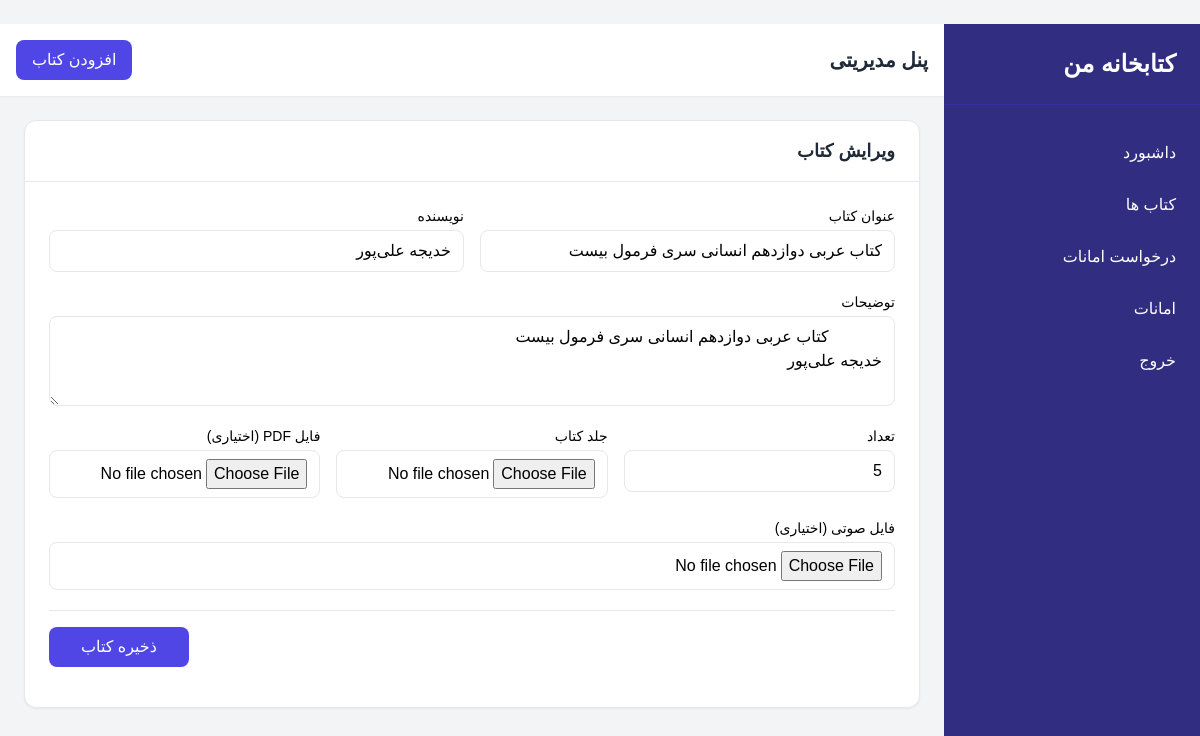
Screenshot of /admin/book/edit/9 (signed in) with the database file from the repository.
### Model/__init__.py (models this page shows)
class Books(Base):
    __tablename__ = "books"
    id = Column(Integer, primary_key=True)
    title = Column(String, nullable=False)
    author = Column(String, nullable=False)
    description = Column(String, nullable=False)
    front_cover = Column(String, nullable=False)
    pdf_url = Column(String, nullable=True)
    audio_url = Column(String, nullable=True)
    loans = relationship("Loans", back_populates="book")
    reviews = relationship("Review", back_populates="book")
    scores = relationship("Score", back_populates="book")
    total_copies = Column(Integer, nullable=False)
    creator_id = Column(Integer, ForeignKey("users.id"), nullable=False)
    creator = relationship("User", back_populates="books")
    is_disable = Column(Boolean, nullable=True, default=False)
    tags = relationship(
        "Tags",
        secondary=book_tags,
        back_populates="books",
        passive_deletes=True,
    )

### Controller/admin.py (the view)
@router.get("/book/edit/{book_id}")
async def edit_book(book_id:int,request: Request,session: Session = Depends(get_db)):
    book = session.get(Books,book_id)
    return templates.TemplateResponse("admin/book_edit.j2",{"request":request,"book":book})

### templates/admin/book_edit.j2
﻿{% extends 'admin/__layout.j2' %}
{% block body %}
    <div class="p-6">
        <div class="bg-white rounded-xl shadow-sm border border-gray-200 max-w-4xl mx-auto">
            <div class="border-b px-6 py-4">
                <h3 class="text-lg font-bold text-gray-800">
                    ویرایش کتاب
                </h3>
            </div>
            <form action="{{ url_for('edit_book_post',book_id = book.id) }}" method="post" enctype="multipart/form-data" class="p-6 space-y-5">
                <div class="grid grid-cols-1 md:grid-cols-2 gap-4">
                    {{ input("text","عنوان کتاب","title",value = book.title) }}
                    {{ input("text","نویسنده","author",value= book.author) }}
                </div>
                {{ textArea("توضیحات","description",value = book.description) }}
                <div class="grid grid-cols-1 md:grid-cols-3 gap-4">
                    {{ input("number","تعداد","count",value =book.total_copies) }}
                    {{ input("file","جلد کتاب","cover") }}
                    {{ input("file","فایل PDF (اختیاری)","pdf") }}
                </div>
                {{ input("file","فایل صوتی (اختیاری)","audio") }}
                <div class="flex justify-end gap-3 pt-4 border-t">
                    <button
                            type="submit"
                            class="px-8 py-2 rounded-lg bg-indigo-600 text-white hover:bg-indigo-700">
                        ذخیره کتاب
                    </button>
                </div>
            </form>
        </div>
    </div>
{% endblock %}

### templates/macro.j2 (shortened to what this page needs)
{% macro adminSidebarItem(path,url,text) %}
    {% if path == url %}
        <a href="{{ url }}" class="block py-3 px-6 bg-indigo-800 border-r-4 border-white">{{ text }}</a>
    {% else %}
        <a href="{{ url }}" class="block py-3 px-6 hover:bg-indigo-800 transition">{{ text }}</a>
    {% endif %}
{% endmacro %}
{% macro input(type,label,name,args= "",value = Null) %}
    <div>
        <label for="{{ name }}" class="block text-sm font-medium mb-1">{{ label }}</label>
        <input type="{{ type }}" {{ args }} value="{{ value }}" id="{{ name }}" name="{{ name }}"
               class="w-full border rounded-lg px-3 py-2"
        >
    </div>
{% endmacro %}
{% macro textArea(label,name,args= "",value = Null) %}
    <div>
        <label for="{{ name }}" class="block text-sm font-medium mb-1">{{ label }}</label>
        <textarea name="{{ name }}" {{ args }}  id="{{ name }}" rows="3"
                  class="w-full border rounded-lg px-3 py-2">
            {{ value }}
        </textarea>
    </div>
{% endmacro %}

### templates/admin/__layout.j2 (style rules this page uses)
body { font-family: 'Vazirmatn', sans-serif; }

### rows the page displays
Books: title "کتاب عربی دوازدهم انسانی سری فرمول بیست", author "خدیجه علی‌پور", description "کتاب عربی دوازدهم انسانی سری فرمول بیست خدیجه علی‌پور"

### other values shown
{{ text }} "داشبورد کتاب ها درخواست امانات امانات خروج"
{{ label }} "عنوان کتاب نویسنده تعداد جلد کتاب فایل PDF (اختیاری) فایل صوتی (اختیاری)"
{{ label }} "توضیحات"
